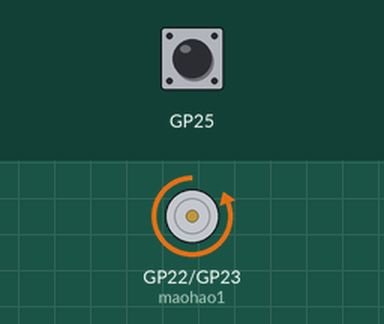
The program below on a simulated Raspberry Pi Pico running MicroPython. Shown: motor-driver pin pairs drawn as motors (green arrow = first pin HIGH = forward, orange = second pin HIGH = backward, longer = more drive). Inputs (shaded band) come from the test bench. The clock reads 2024-03-15 10:24:30 at power-on unless the program sets it; what the program prints to the serial console is not drawn.

Above: at 1.2 s.
1.3 s: on-board LED pressed 2 times (0.12 s each, 0.3 s apart)
Timing chart, 0 to 10.3 s (numbered marks = the images above; inputs shaded):
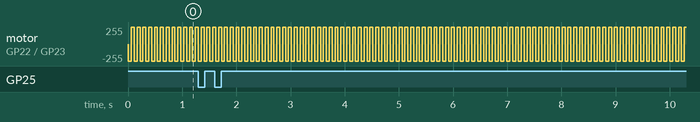

Measured:
- by itself, motor on GP22 (maohao1) / GP23 (maohao2): alternates forward 255/255 for 0.05 s and backward 255/255 for 0.05 s

The program:

6bit-DS3231-595-b13.py
```python
from machine import I2C
from machine import Pin
import time,utime
import random

machine.freq(240000000)

pinSER = Pin(11,Pin.OUT)
pinRCK = Pin(13,Pin.OUT)
pinSCK = Pin(15,Pin.OUT)
pinSER.off()
pinRCK.off()
pinSCK.off()
#vccP=Pin(6,Pin.OUT)
#vccP.on()
vccP=Pin(9,Pin.OUT)
vccP.on()
vccD=Pin(0,Pin.OUT)
vccD.on()
#不需要使用GPIO作为电源时请注释掉以上4行
toggleDate=Pin(25,Pin.IN,Pin.PULL_UP)
address = 0x68
register = 0x00
maohao1=Pin(22,Pin.OUT)
maohao1.toggle()
maohao2=Pin(23,Pin.OUT)
#sec min hour week day mout year
NowTime = b'\x20\x26\x13\x03\x15\x06\x22'
w  = ["周日","周一","周二","周三","周四","周五","周六"];
bus=I2C(1,scl=Pin(3),sda=Pin(2))
print(bus.scan())
print(bus)
def ds3231SetTime():
    bus.writeto_mem(int(address),int(register),NowTime)
def ds3231ReadTime():
    return bus.readfrom_mem(int(address),int(register),19);

#   0 1 2 3 4 5 6 7 8 9 sp ° C
bA=[1,0,1,1,0,1,1,1,1,1,0, 1,1]
bB=[1,1,1,1,1,0,0,1,1,1,0, 1,0]
bC=[1,1,0,1,1,1,1,1,1,1,0, 0,0]
bD=[1,0,1,1,0,1,1,0,1,1,0, 0,1]
bE=[1,0,1,0,0,0,1,0,1,0,0, 0,1]
bF=[1,0,0,0,1,1,1,0,1,1,0, 1,1]
bG=[0,0,1,1,1,1,1,0,1,1,0, 1,0]
def set595(s,c):
    s=(s<<12)|0X000000AAA
    for j in range(9):
        ms = (s & (0xF << (4*j))) >> 4*j
        pinSER.value((c>>j)&0b1)
        pinSCK.value(1)
        pinSCK.value(0)
        pinSER.value(bG[ms])
        pinSCK.value(1)
        pinSCK.value(0)
        pinSER.value(bF[ms])
        pinSCK.value(1)
        pinSCK.value(0)
        pinSER.value(bE[ms])
        pinSCK.value(1)
        pinSCK.value(0)
        pinSER.value(bD[ms])
        pinSCK.value(1)
        pinSCK.value(0)
        pinSER.value(bC[ms])
        pinSCK.value(1)
        pinSCK.value(0)
        pinSER.value(bB[ms])
        pinSCK.value(1)
        pinSCK.value(0)
        pinSER.value(bA[ms])
        pinSCK.value(1)
        pinSCK.value(0)
    pinRCK.value(1)
    pinRCK.value(0)
mDateMenu=0
def irqDateMenu(toggleDate):
    global mDateMenu
    if toggleDate.value() == 1:
        #time.sleep(0.1)
        mDateMenu = mDateMenu + 1
        if mDateMenu ==4:
            mDateMenu = 0
        print("irq1")
    print("irq2")
toggleDate.irq(irqDateMenu,Pin.IRQ_RISING)
def getDateTime(i):
    mt = ds3231ReadTime()
    if i == 0:
        return [(mt[2]<<16) | (mt[1]<<8) | mt[0],0]
    if i == 1:
        return [0xAA2000 | mt[6],0]
    if i == 2:
        return [0xA00A00 | ((mt[5]&0x1F)<<12) | (mt[4]&0x3F),0]
    if i == 3:
        mTemp = int((mt[17]+(mt[18]>>6)*0.25)*100)
        return [(b2d(mTemp)<<8)|0xBC,0x80]

def b2d(dec):
    return int(dec+int(dec/10)*6)

while 1:
    #mDate = getDateTime(mDateMenu)
    #set595(mDate[0],mDate[1])
    set595(((b2d(time.gmtime()[5])<<0) | (b2d(time.gmtime()[4])<<8) | (b2d(time.gmtime()[3]))<<16),0)
    maohao1.toggle()
    maohao2.toggle()
    time.sleep(0.05)
```
